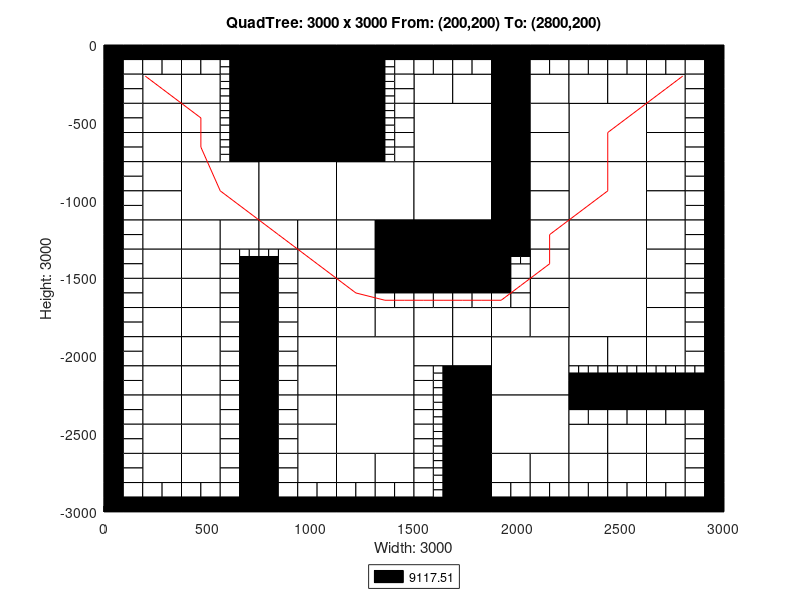

Write the MATLAB code that produced this figure.
axis([0 3000 -3000 0]);
title('QuadTree: 3000 x 3000 From: (200,200) To: (2800,200)');
xlabel('Width: 3000');
ylabel('Height: 3000');
rectangle('Position',[750 -375 375 375], 'FaceColor',[0 0 0]);
rectangle('Position',[750 -750 375 375], 'FaceColor',[0 0 0]);
rectangle('Position',[375 -1125 375 375], 'FaceColor',[1 1 1]);
rectangle('Position',[750 -1125 375 375], 'FaceColor',[1 1 1]);
rectangle('Position',[1125 -1125 375 375], 'FaceColor',[1 1 1]);
rectangle('Position',[1500 -750 375 375], 'FaceColor',[1 1 1]);
rectangle('Position',[2250 -750 375 375], 'FaceColor',[1 1 1]);
rectangle('Position',[1500 -1125 375 375], 'FaceColor',[1 1 1]);
rectangle('Position',[1500 -1500 375 375], 'FaceColor',[0 0 0]);
rectangle('Position',[2250 -1125 375 375], 'FaceColor',[1 1 1]);
rectangle('Position',[2250 -1500 375 375], 'FaceColor',[1 1 1]);
rectangle('Position',[1125 -2250 375 375], 'FaceColor',[1 1 1]);
rectangle('Position',[1125 -2625 375 375], 'FaceColor',[1 1 1]);
rectangle('Position',[1875 -2250 375 375], 'FaceColor',[1 1 1]);
rectangle('Position',[2250 -1875 375 375], 'FaceColor',[1 1 1]);
rectangle('Position',[1875 -2625 375 375], 'FaceColor',[1 1 1]);
rectangle('Position',[187.5 -375 187.5 187.5], 'FaceColor',[1 1 1]);
rectangle('Position',[375 -375 187.5 187.5], 'FaceColor',[1 1 1]);
rectangle('Position',[187.5 -562.5 187.5 187.5], 'FaceColor',[1 1 1]);
rectangle('Position',[187.5 -750 187.5 187.5], 'FaceColor',[1 1 1]);
rectangle('Position',[375 -562.5 187.5 187.5], 'FaceColor',[1 1 1]);
rectangle('Position',[375 -750 187.5 187.5], 'FaceColor',[1 1 1]);
rectangle('Position',[1125 -187.5 187.5 187.5], 'FaceColor',[0 0 0]);
rectangle('Position',[1125 -375 187.5 187.5], 'FaceColor',[0 0 0]);
rectangle('Position',[1125 -562.5 187.5 187.5], 'FaceColor',[0 0 0]);
rectangle('Position',[1125 -750 187.5 187.5], 'FaceColor',[0 0 0]);
rectangle('Position',[187.5 -937.5 187.5 187.5], 'FaceColor',[1 1 1]);
rectangle('Position',[187.5 -1125 187.5 187.5], 'FaceColor',[1 1 1]);
rectangle('Position',[187.5 -1312.5 187.5 187.5], 'FaceColor',[1 1 1]);
rectangle('Position',[187.5 -1500 187.5 187.5], 'FaceColor',[1 1 1]);
rectangle('Position',[375 -1312.5 187.5 187.5], 'FaceColor',[1 1 1]);
rectangle('Position',[562.5 -1312.5 187.5 187.5], 'FaceColor',[1 1 1]);
rectangle('Position',[375 -1500 187.5 187.5], 'FaceColor',[1 1 1]);
rectangle('Position',[750 -1312.5 187.5 187.5], 'FaceColor',[1 1 1]);
rectangle('Position',[937.5 -1312.5 187.5 187.5], 'FaceColor',[1 1 1]);
rectangle('Position',[937.5 -1500 187.5 187.5], 'FaceColor',[1 1 1]);
rectangle('Position',[1125 -1312.5 187.5 187.5], 'FaceColor',[1 1 1]);
rectangle('Position',[1312.5 -1312.5 187.5 187.5], 'FaceColor',[0 0 0]);
rectangle('Position',[1125 -1500 187.5 187.5], 'FaceColor',[1 1 1]);
rectangle('Position',[1312.5 -1500 187.5 187.5], 'FaceColor',[0 0 0]);
rectangle('Position',[1500 -375 187.5 187.5], 'FaceColor',[1 1 1]);
rectangle('Position',[1687.5 -375 187.5 187.5], 'FaceColor',[1 1 1]);
rectangle('Position',[1875 -187.5 187.5 187.5], 'FaceColor',[0 0 0]);
rectangle('Position',[1875 -375 187.5 187.5], 'FaceColor',[0 0 0]);
rectangle('Position',[2062.5 -375 187.5 187.5], 'FaceColor',[1 1 1]);
rectangle('Position',[1875 -562.5 187.5 187.5], 'FaceColor',[0 0 0]);
rectangle('Position',[2062.5 -562.5 187.5 187.5], 'FaceColor',[1 1 1]);
rectangle('Position',[1875 -750 187.5 187.5], 'FaceColor',[0 0 0]);
rectangle('Position',[2062.5 -750 187.5 187.5], 'FaceColor',[1 1 1]);
rectangle('Position',[2250 -375 187.5 187.5], 'FaceColor',[1 1 1]);
rectangle('Position',[2437.5 -375 187.5 187.5], 'FaceColor',[1 1 1]);
rectangle('Position',[2625 -375 187.5 187.5], 'FaceColor',[1 1 1]);
rectangle('Position',[2625 -562.5 187.5 187.5], 'FaceColor',[1 1 1]);
rectangle('Position',[2625 -750 187.5 187.5], 'FaceColor',[1 1 1]);
rectangle('Position',[1875 -937.5 187.5 187.5], 'FaceColor',[0 0 0]);
rectangle('Position',[2062.5 -937.5 187.5 187.5], 'FaceColor',[1 1 1]);
rectangle('Position',[1875 -1125 187.5 187.5], 'FaceColor',[0 0 0]);
rectangle('Position',[2062.5 -1125 187.5 187.5], 'FaceColor',[1 1 1]);
rectangle('Position',[1875 -1312.5 187.5 187.5], 'FaceColor',[0 0 0]);
rectangle('Position',[2062.5 -1312.5 187.5 187.5], 'FaceColor',[1 1 1]);
rectangle('Position',[2062.5 -1500 187.5 187.5], 'FaceColor',[1 1 1]);
rectangle('Position',[2625 -937.5 187.5 187.5], 'FaceColor',[1 1 1]);
rectangle('Position',[2625 -1125 187.5 187.5], 'FaceColor',[1 1 1]);
rectangle('Position',[2625 -1312.5 187.5 187.5], 'FaceColor',[1 1 1]);
rectangle('Position',[2625 -1500 187.5 187.5], 'FaceColor',[1 1 1]);
rectangle('Position',[187.5 -1687.5 187.5 187.5], 'FaceColor',[1 1 1]);
rectangle('Position',[187.5 -1875 187.5 187.5], 'FaceColor',[1 1 1]);
rectangle('Position',[375 -1687.5 187.5 187.5], 'FaceColor',[1 1 1]);
rectangle('Position',[375 -1875 187.5 187.5], 'FaceColor',[1 1 1]);
rectangle('Position',[187.5 -2062.5 187.5 187.5], 'FaceColor',[1 1 1]);
rectangle('Position',[187.5 -2250 187.5 187.5], 'FaceColor',[1 1 1]);
rectangle('Position',[375 -2062.5 187.5 187.5], 'FaceColor',[1 1 1]);
rectangle('Position',[375 -2250 187.5 187.5], 'FaceColor',[1 1 1]);
rectangle('Position',[937.5 -1687.5 187.5 187.5], 'FaceColor',[1 1 1]);
rectangle('Position',[937.5 -1875 187.5 187.5], 'FaceColor',[1 1 1]);
rectangle('Position',[1125 -1687.5 187.5 187.5], 'FaceColor',[1 1 1]);
rectangle('Position',[1125 -1875 187.5 187.5], 'FaceColor',[1 1 1]);
rectangle('Position',[1312.5 -1875 187.5 187.5], 'FaceColor',[1 1 1]);
rectangle('Position',[937.5 -2062.5 187.5 187.5], 'FaceColor',[1 1 1]);
rectangle('Position',[937.5 -2250 187.5 187.5], 'FaceColor',[1 1 1]);
rectangle('Position',[187.5 -2437.5 187.5 187.5], 'FaceColor',[1 1 1]);
rectangle('Position',[187.5 -2625 187.5 187.5], 'FaceColor',[1 1 1]);
rectangle('Position',[375 -2437.5 187.5 187.5], 'FaceColor',[1 1 1]);
rectangle('Position',[375 -2625 187.5 187.5], 'FaceColor',[1 1 1]);
rectangle('Position',[187.5 -2812.5 187.5 187.5], 'FaceColor',[1 1 1]);
rectangle('Position',[375 -2812.5 187.5 187.5], 'FaceColor',[1 1 1]);
rectangle('Position',[937.5 -2437.5 187.5 187.5], 'FaceColor',[1 1 1]);
rectangle('Position',[937.5 -2625 187.5 187.5], 'FaceColor',[1 1 1]);
rectangle('Position',[937.5 -2812.5 187.5 187.5], 'FaceColor',[1 1 1]);
rectangle('Position',[1125 -2812.5 187.5 187.5], 'FaceColor',[1 1 1]);
rectangle('Position',[1312.5 -2812.5 187.5 187.5], 'FaceColor',[1 1 1]);
rectangle('Position',[1500 -1875 187.5 187.5], 'FaceColor',[1 1 1]);
rectangle('Position',[1687.5 -1875 187.5 187.5], 'FaceColor',[1 1 1]);
rectangle('Position',[2062.5 -1687.5 187.5 187.5], 'FaceColor',[1 1 1]);
rectangle('Position',[1875 -1875 187.5 187.5], 'FaceColor',[1 1 1]);
rectangle('Position',[2062.5 -1875 187.5 187.5], 'FaceColor',[1 1 1]);
rectangle('Position',[1500 -2062.5 187.5 187.5], 'FaceColor',[1 1 1]);
rectangle('Position',[1687.5 -2062.5 187.5 187.5], 'FaceColor',[1 1 1]);
rectangle('Position',[1687.5 -2250 187.5 187.5], 'FaceColor',[0 0 0]);
rectangle('Position',[2625 -1687.5 187.5 187.5], 'FaceColor',[1 1 1]);
rectangle('Position',[2625 -1875 187.5 187.5], 'FaceColor',[1 1 1]);
rectangle('Position',[2250 -2062.5 187.5 187.5], 'FaceColor',[1 1 1]);
rectangle('Position',[2437.5 -2062.5 187.5 187.5], 'FaceColor',[1 1 1]);
rectangle('Position',[2625 -2062.5 187.5 187.5], 'FaceColor',[1 1 1]);
rectangle('Position',[1687.5 -2437.5 187.5 187.5], 'FaceColor',[0 0 0]);
rectangle('Position',[1687.5 -2625 187.5 187.5], 'FaceColor',[0 0 0]);
rectangle('Position',[1687.5 -2812.5 187.5 187.5], 'FaceColor',[0 0 0]);
rectangle('Position',[1687.5 -3000 187.5 187.5], 'FaceColor',[0 0 0]);
rectangle('Position',[1875 -2812.5 187.5 187.5], 'FaceColor',[1 1 1]);
rectangle('Position',[2062.5 -2812.5 187.5 187.5], 'FaceColor',[1 1 1]);
rectangle('Position',[2250 -2625 187.5 187.5], 'FaceColor',[1 1 1]);
rectangle('Position',[2437.5 -2625 187.5 187.5], 'FaceColor',[1 1 1]);
rectangle('Position',[2625 -2625 187.5 187.5], 'FaceColor',[1 1 1]);
rectangle('Position',[2250 -2812.5 187.5 187.5], 'FaceColor',[1 1 1]);
rectangle('Position',[2437.5 -2812.5 187.5 187.5], 'FaceColor',[1 1 1]);
rectangle('Position',[2625 -2812.5 187.5 187.5], 'FaceColor',[1 1 1]);
rectangle('Position',[0 -93.75 93.75 93.75], 'FaceColor',[0 0 0]);
rectangle('Position',[93.75 -93.75 93.75 93.75], 'FaceColor',[0 0 0]);
rectangle('Position',[0 -187.5 93.75 93.75], 'FaceColor',[0 0 0]);
rectangle('Position',[93.75 -187.5 93.75 93.75], 'FaceColor',[1 1 1]);
rectangle('Position',[187.5 -93.75 93.75 93.75], 'FaceColor',[0 0 0]);
rectangle('Position',[281.25 -93.75 93.75 93.75], 'FaceColor',[0 0 0]);
rectangle('Position',[187.5 -187.5 93.75 93.75], 'FaceColor',[1 1 1]);
rectangle('Position',[281.25 -187.5 93.75 93.75], 'FaceColor',[1 1 1]);
rectangle('Position',[0 -281.25 93.75 93.75], 'FaceColor',[0 0 0]);
rectangle('Position',[93.75 -281.25 93.75 93.75], 'FaceColor',[1 1 1]);
rectangle('Position',[0 -375 93.75 93.75], 'FaceColor',[0 0 0]);
rectangle('Position',[93.75 -375 93.75 93.75], 'FaceColor',[1 1 1]);
rectangle('Position',[375 -93.75 93.75 93.75], 'FaceColor',[0 0 0]);
rectangle('Position',[468.75 -93.75 93.75 93.75], 'FaceColor',[0 0 0]);
rectangle('Position',[375 -187.5 93.75 93.75], 'FaceColor',[1 1 1]);
rectangle('Position',[468.75 -187.5 93.75 93.75], 'FaceColor',[1 1 1]);
rectangle('Position',[562.5 -93.75 93.75 93.75], 'FaceColor',[0 0 0]);
rectangle('Position',[656.25 -93.75 93.75 93.75], 'FaceColor',[0 0 0]);
rectangle('Position',[656.25 -187.5 93.75 93.75], 'FaceColor',[0 0 0]);
rectangle('Position',[656.25 -281.25 93.75 93.75], 'FaceColor',[0 0 0]);
rectangle('Position',[656.25 -375 93.75 93.75], 'FaceColor',[0 0 0]);
rectangle('Position',[0 -468.75 93.75 93.75], 'FaceColor',[0 0 0]);
rectangle('Position',[93.75 -468.75 93.75 93.75], 'FaceColor',[1 1 1]);
rectangle('Position',[0 -562.5 93.75 93.75], 'FaceColor',[0 0 0]);
rectangle('Position',[93.75 -562.5 93.75 93.75], 'FaceColor',[1 1 1]);
rectangle('Position',[0 -656.25 93.75 93.75], 'FaceColor',[0 0 0]);
rectangle('Position',[93.75 -656.25 93.75 93.75], 'FaceColor',[1 1 1]);
rectangle('Position',[0 -750 93.75 93.75], 'FaceColor',[0 0 0]);
rectangle('Position',[93.75 -750 93.75 93.75], 'FaceColor',[1 1 1]);
rectangle('Position',[656.25 -468.75 93.75 93.75], 'FaceColor',[0 0 0]);
rectangle('Position',[656.25 -562.5 93.75 93.75], 'FaceColor',[0 0 0]);
rectangle('Position',[656.25 -656.25 93.75 93.75], 'FaceColor',[0 0 0]);
rectangle('Position',[656.25 -750 93.75 93.75], 'FaceColor',[0 0 0]);
rectangle('Position',[1312.5 -93.75 93.75 93.75], 'FaceColor',[0 0 0]);
rectangle('Position',[1406.25 -93.75 93.75 93.75], 'FaceColor',[0 0 0]);
rectangle('Position',[1406.25 -187.5 93.75 93.75], 'FaceColor',[1 1 1]);
rectangle('Position',[1406.25 -281.25 93.75 93.75], 'FaceColor',[1 1 1]);
rectangle('Position',[1406.25 -375 93.75 93.75], 'FaceColor',[1 1 1]);
rectangle('Position',[1406.25 -468.75 93.75 93.75], 'FaceColor',[1 1 1]);
rectangle('Position',[1406.25 -562.5 93.75 93.75], 'FaceColor',[1 1 1]);
rectangle('Position',[1406.25 -656.25 93.75 93.75], 'FaceColor',[1 1 1]);
rectangle('Position',[1406.25 -750 93.75 93.75], 'FaceColor',[1 1 1]);
rectangle('Position',[0 -843.75 93.75 93.75], 'FaceColor',[0 0 0]);
rectangle('Position',[93.75 -843.75 93.75 93.75], 'FaceColor',[1 1 1]);
rectangle('Position',[0 -937.5 93.75 93.75], 'FaceColor',[0 0 0]);
rectangle('Position',[93.75 -937.5 93.75 93.75], 'FaceColor',[1 1 1]);
rectangle('Position',[0 -1031.25 93.75 93.75], 'FaceColor',[0 0 0]);
rectangle('Position',[93.75 -1031.25 93.75 93.75], 'FaceColor',[1 1 1]);
rectangle('Position',[0 -1125 93.75 93.75], 'FaceColor',[0 0 0]);
rectangle('Position',[93.75 -1125 93.75 93.75], 'FaceColor',[1 1 1]);
rectangle('Position',[0 -1218.75 93.75 93.75], 'FaceColor',[0 0 0]);
rectangle('Position',[93.75 -1218.75 93.75 93.75], 'FaceColor',[1 1 1]);
rectangle('Position',[0 -1312.5 93.75 93.75], 'FaceColor',[0 0 0]);
rectangle('Position',[93.75 -1312.5 93.75 93.75], 'FaceColor',[1 1 1]);
rectangle('Position',[0 -1406.25 93.75 93.75], 'FaceColor',[0 0 0]);
rectangle('Position',[93.75 -1406.25 93.75 93.75], 'FaceColor',[1 1 1]);
rectangle('Position',[0 -1500 93.75 93.75], 'FaceColor',[0 0 0]);
rectangle('Position',[93.75 -1500 93.75 93.75], 'FaceColor',[1 1 1]);
rectangle('Position',[562.5 -1406.25 93.75 93.75], 'FaceColor',[1 1 1]);
rectangle('Position',[562.5 -1500 93.75 93.75], 'FaceColor',[1 1 1]);
rectangle('Position',[656.25 -1500 93.75 93.75], 'FaceColor',[0 0 0]);
rectangle('Position',[843.75 -1406.25 93.75 93.75], 'FaceColor',[1 1 1]);
rectangle('Position',[750 -1500 93.75 93.75], 'FaceColor',[0 0 0]);
rectangle('Position',[843.75 -1500 93.75 93.75], 'FaceColor',[1 1 1]);
rectangle('Position',[1500 -93.75 93.75 93.75], 'FaceColor',[0 0 0]);
rectangle('Position',[1593.75 -93.75 93.75 93.75], 'FaceColor',[0 0 0]);
rectangle('Position',[1500 -187.5 93.75 93.75], 'FaceColor',[1 1 1]);
rectangle('Position',[1593.75 -187.5 93.75 93.75], 'FaceColor',[1 1 1]);
rectangle('Position',[1687.5 -93.75 93.75 93.75], 'FaceColor',[0 0 0]);
rectangle('Position',[1781.25 -93.75 93.75 93.75], 'FaceColor',[0 0 0]);
rectangle('Position',[1687.5 -187.5 93.75 93.75], 'FaceColor',[1 1 1]);
rectangle('Position',[1781.25 -187.5 93.75 93.75], 'FaceColor',[1 1 1]);
rectangle('Position',[2062.5 -93.75 93.75 93.75], 'FaceColor',[0 0 0]);
rectangle('Position',[2156.25 -93.75 93.75 93.75], 'FaceColor',[0 0 0]);
rectangle('Position',[2062.5 -187.5 93.75 93.75], 'FaceColor',[1 1 1]);
rectangle('Position',[2156.25 -187.5 93.75 93.75], 'FaceColor',[1 1 1]);
rectangle('Position',[2250 -93.75 93.75 93.75], 'FaceColor',[0 0 0]);
rectangle('Position',[2343.75 -93.75 93.75 93.75], 'FaceColor',[0 0 0]);
rectangle('Position',[2250 -187.5 93.75 93.75], 'FaceColor',[1 1 1]);
rectangle('Position',[2343.75 -187.5 93.75 93.75], 'FaceColor',[1 1 1]);
rectangle('Position',[2437.5 -93.75 93.75 93.75], 'FaceColor',[0 0 0]);
rectangle('Position',[2531.25 -93.75 93.75 93.75], 'FaceColor',[0 0 0]);
rectangle('Position',[2437.5 -187.5 93.75 93.75], 'FaceColor',[1 1 1]);
rectangle('Position',[2531.25 -187.5 93.75 93.75], 'FaceColor',[1 1 1]);
rectangle('Position',[2625 -93.75 93.75 93.75], 'FaceColor',[0 0 0]);
rectangle('Position',[2718.75 -93.75 93.75 93.75], 'FaceColor',[0 0 0]);
rectangle('Position',[2625 -187.5 93.75 93.75], 'FaceColor',[1 1 1]);
rectangle('Position',[2718.75 -187.5 93.75 93.75], 'FaceColor',[1 1 1]);
rectangle('Position',[2812.5 -93.75 93.75 93.75], 'FaceColor',[0 0 0]);
rectangle('Position',[2906.25 -93.75 93.75 93.75], 'FaceColor',[0 0 0]);
rectangle('Position',[2812.5 -187.5 93.75 93.75], 'FaceColor',[1 1 1]);
rectangle('Position',[2906.25 -187.5 93.75 93.75], 'FaceColor',[0 0 0]);
rectangle('Position',[2812.5 -281.25 93.75 93.75], 'FaceColor',[1 1 1]);
rectangle('Position',[2906.25 -281.25 93.75 93.75], 'FaceColor',[0 0 0]);
rectangle('Position',[2812.5 -375 93.75 93.75], 'FaceColor',[1 1 1]);
rectangle('Position',[2906.25 -375 93.75 93.75], 'FaceColor',[0 0 0]);
rectangle('Position',[2812.5 -468.75 93.75 93.75], 'FaceColor',[1 1 1]);
rectangle('Position',[2906.25 -468.75 93.75 93.75], 'FaceColor',[0 0 0]);
rectangle('Position',[2812.5 -562.5 93.75 93.75], 'FaceColor',[1 1 1]);
rectangle('Position',[2906.25 -562.5 93.75 93.75], 'FaceColor',[0 0 0]);
rectangle('Position',[2812.5 -656.25 93.75 93.75], 'FaceColor',[1 1 1]);
rectangle('Position',[2906.25 -656.25 93.75 93.75], 'FaceColor',[0 0 0]);
rectangle('Position',[2812.5 -750 93.75 93.75], 'FaceColor',[1 1 1]);
rectangle('Position',[2906.25 -750 93.75 93.75], 'FaceColor',[0 0 0]);
rectangle('Position',[1875 -1406.25 93.75 93.75], 'FaceColor',[0 0 0]);
rectangle('Position',[1875 -1500 93.75 93.75], 'FaceColor',[0 0 0]);
rectangle('Position',[1968.75 -1500 93.75 93.75], 'FaceColor',[1 1 1]);
rectangle('Position',[2812.5 -843.75 93.75 93.75], 'FaceColor',[1 1 1]);
rectangle('Position',[2906.25 -843.75 93.75 93.75], 'FaceColor',[0 0 0]);
rectangle('Position',[2812.5 -937.5 93.75 93.75], 'FaceColor',[1 1 1]);
rectangle('Position',[2906.25 -937.5 93.75 93.75], 'FaceColor',[0 0 0]);
rectangle('Position',[2812.5 -1031.25 93.75 93.75], 'FaceColor',[1 1 1]);
rectangle('Position',[2906.25 -1031.25 93.75 93.75], 'FaceColor',[0 0 0]);
rectangle('Position',[2812.5 -1125 93.75 93.75], 'FaceColor',[1 1 1]);
rectangle('Position',[2906.25 -1125 93.75 93.75], 'FaceColor',[0 0 0]);
rectangle('Position',[2812.5 -1218.75 93.75 93.75], 'FaceColor',[1 1 1]);
rectangle('Position',[2906.25 -1218.75 93.75 93.75], 'FaceColor',[0 0 0]);
rectangle('Position',[2812.5 -1312.5 93.75 93.75], 'FaceColor',[1 1 1]);
rectangle('Position',[2906.25 -1312.5 93.75 93.75], 'FaceColor',[0 0 0]);
rectangle('Position',[2812.5 -1406.25 93.75 93.75], 'FaceColor',[1 1 1]);
rectangle('Position',[2906.25 -1406.25 93.75 93.75], 'FaceColor',[0 0 0]);
rectangle('Position',[2812.5 -1500 93.75 93.75], 'FaceColor',[1 1 1]);
rectangle('Position',[2906.25 -1500 93.75 93.75], 'FaceColor',[0 0 0]);
rectangle('Position',[0 -1593.75 93.75 93.75], 'FaceColor',[0 0 0]);
rectangle('Position',[93.75 -1593.75 93.75 93.75], 'FaceColor',[1 1 1]);
rectangle('Position',[0 -1687.5 93.75 93.75], 'FaceColor',[0 0 0]);
rectangle('Position',[93.75 -1687.5 93.75 93.75], 'FaceColor',[1 1 1]);
rectangle('Position',[0 -1781.25 93.75 93.75], 'FaceColor',[0 0 0]);
rectangle('Position',[93.75 -1781.25 93.75 93.75], 'FaceColor',[1 1 1]);
rectangle('Position',[0 -1875 93.75 93.75], 'FaceColor',[0 0 0]);
rectangle('Position',[93.75 -1875 93.75 93.75], 'FaceColor',[1 1 1]);
rectangle('Position',[562.5 -1593.75 93.75 93.75], 'FaceColor',[1 1 1]);
rectangle('Position',[656.25 -1593.75 93.75 93.75], 'FaceColor',[0 0 0]);
rectangle('Position',[562.5 -1687.5 93.75 93.75], 'FaceColor',[1 1 1]);
rectangle('Position',[656.25 -1687.5 93.75 93.75], 'FaceColor',[0 0 0]);
rectangle('Position',[562.5 -1781.25 93.75 93.75], 'FaceColor',[1 1 1]);
rectangle('Position',[656.25 -1781.25 93.75 93.75], 'FaceColor',[0 0 0]);
rectangle('Position',[562.5 -1875 93.75 93.75], 'FaceColor',[1 1 1]);
rectangle('Position',[656.25 -1875 93.75 93.75], 'FaceColor',[0 0 0]);
rectangle('Position',[0 -1968.75 93.75 93.75], 'FaceColor',[0 0 0]);
rectangle('Position',[93.75 -1968.75 93.75 93.75], 'FaceColor',[1 1 1]);
rectangle('Position',[0 -2062.5 93.75 93.75], 'FaceColor',[0 0 0]);
rectangle('Position',[93.75 -2062.5 93.75 93.75], 'FaceColor',[1 1 1]);
rectangle('Position',[0 -2156.25 93.75 93.75], 'FaceColor',[0 0 0]);
rectangle('Position',[93.75 -2156.25 93.75 93.75], 'FaceColor',[1 1 1]);
rectangle('Position',[0 -2250 93.75 93.75], 'FaceColor',[0 0 0]);
rectangle('Position',[93.75 -2250 93.75 93.75], 'FaceColor',[1 1 1]);
rectangle('Position',[562.5 -1968.75 93.75 93.75], 'FaceColor',[1 1 1]);
rectangle('Position',[656.25 -1968.75 93.75 93.75], 'FaceColor',[0 0 0]);
rectangle('Position',[562.5 -2062.5 93.75 93.75], 'FaceColor',[1 1 1]);
rectangle('Position',[656.25 -2062.5 93.75 93.75], 'FaceColor',[0 0 0]);
rectangle('Position',[562.5 -2156.25 93.75 93.75], 'FaceColor',[1 1 1]);
rectangle('Position',[656.25 -2156.25 93.75 93.75], 'FaceColor',[0 0 0]);
rectangle('Position',[562.5 -2250 93.75 93.75], 'FaceColor',[1 1 1]);
rectangle('Position',[656.25 -2250 93.75 93.75], 'FaceColor',[0 0 0]);
rectangle('Position',[750 -1593.75 93.75 93.75], 'FaceColor',[0 0 0]);
rectangle('Position',[843.75 -1593.75 93.75 93.75], 'FaceColor',[1 1 1]);
rectangle('Position',[750 -1687.5 93.75 93.75], 'FaceColor',[0 0 0]);
rectangle('Position',[843.75 -1687.5 93.75 93.75], 'FaceColor',[1 1 1]);
rectangle('Position',[750 -1781.25 93.75 93.75], 'FaceColor',[0 0 0]);
rectangle('Position',[843.75 -1781.25 93.75 93.75], 'FaceColor',[1 1 1]);
rectangle('Position',[750 -1875 93.75 93.75], 'FaceColor',[0 0 0]);
rectangle('Position',[843.75 -1875 93.75 93.75], 'FaceColor',[1 1 1]);
rectangle('Position',[1312.5 -1593.75 93.75 93.75], 'FaceColor',[0 0 0]);
rectangle('Position',[1406.25 -1593.75 93.75 93.75], 'FaceColor',[0 0 0]);
rectangle('Position',[1312.5 -1687.5 93.75 93.75], 'FaceColor',[1 1 1]);
rectangle('Position',[1406.25 -1687.5 93.75 93.75], 'FaceColor',[1 1 1]);
rectangle('Position',[750 -1968.75 93.75 93.75], 'FaceColor',[0 0 0]);
rectangle('Position',[843.75 -1968.75 93.75 93.75], 'FaceColor',[1 1 1]);
rectangle('Position',[750 -2062.5 93.75 93.75], 'FaceColor',[0 0 0]);
rectangle('Position',[843.75 -2062.5 93.75 93.75], 'FaceColor',[1 1 1]);
rectangle('Position',[750 -2156.25 93.75 93.75], 'FaceColor',[0 0 0]);
rectangle('Position',[843.75 -2156.25 93.75 93.75], 'FaceColor',[1 1 1]);
rectangle('Position',[750 -2250 93.75 93.75], 'FaceColor',[0 0 0]);
rectangle('Position',[843.75 -2250 93.75 93.75], 'FaceColor',[1 1 1]);
rectangle('Position',[0 -2343.75 93.75 93.75], 'FaceColor',[0 0 0]);
rectangle('Position',[93.75 -2343.75 93.75 93.75], 'FaceColor',[1 1 1]);
rectangle('Position',[0 -2437.5 93.75 93.75], 'FaceColor',[0 0 0]);
rectangle('Position',[93.75 -2437.5 93.75 93.75], 'FaceColor',[1 1 1]);
rectangle('Position',[0 -2531.25 93.75 93.75], 'FaceColor',[0 0 0]);
rectangle('Position',[93.75 -2531.25 93.75 93.75], 'FaceColor',[1 1 1]);
rectangle('Position',[0 -2625 93.75 93.75], 'FaceColor',[0 0 0]);
rectangle('Position',[93.75 -2625 93.75 93.75], 'FaceColor',[1 1 1]);
rectangle('Position',[562.5 -2343.75 93.75 93.75], 'FaceColor',[1 1 1]);
rectangle('Position',[656.25 -2343.75 93.75 93.75], 'FaceColor',[0 0 0]);
rectangle('Position',[562.5 -2437.5 93.75 93.75], 'FaceColor',[1 1 1]);
rectangle('Position',[656.25 -2437.5 93.75 93.75], 'FaceColor',[0 0 0]);
rectangle('Position',[562.5 -2531.25 93.75 93.75], 'FaceColor',[1 1 1]);
rectangle('Position',[656.25 -2531.25 93.75 93.75], 'FaceColor',[0 0 0]);
rectangle('Position',[562.5 -2625 93.75 93.75], 'FaceColor',[1 1 1]);
rectangle('Position',[656.25 -2625 93.75 93.75], 'FaceColor',[0 0 0]);
rectangle('Position',[0 -2718.75 93.75 93.75], 'FaceColor',[0 0 0]);
rectangle('Position',[93.75 -2718.75 93.75 93.75], 'FaceColor',[1 1 1]);
rectangle('Position',[0 -2812.5 93.75 93.75], 'FaceColor',[0 0 0]);
rectangle('Position',[93.75 -2812.5 93.75 93.75], 'FaceColor',[1 1 1]);
rectangle('Position',[0 -2906.25 93.75 93.75], 'FaceColor',[0 0 0]);
rectangle('Position',[93.75 -2906.25 93.75 93.75], 'FaceColor',[1 1 1]);
rectangle('Position',[0 -3000 93.75 93.75], 'FaceColor',[0 0 0]);
rectangle('Position',[93.75 -3000 93.75 93.75], 'FaceColor',[0 0 0]);
rectangle('Position',[187.5 -2906.25 93.75 93.75], 'FaceColor',[1 1 1]);
rectangle('Position',[281.25 -2906.25 93.75 93.75], 'FaceColor',[1 1 1]);
rectangle('Position',[187.5 -3000 93.75 93.75], 'FaceColor',[0 0 0]);
rectangle('Position',[281.25 -3000 93.75 93.75], 'FaceColor',[0 0 0]);
rectangle('Position',[562.5 -2718.75 93.75 93.75], 'FaceColor',[1 1 1]);
rectangle('Position',[656.25 -2718.75 93.75 93.75], 'FaceColor',[0 0 0]);
rectangle('Position',[562.5 -2812.5 93.75 93.75], 'FaceColor',[1 1 1]);
rectangle('Position',[656.25 -2812.5 93.75 93.75], 'FaceColor',[0 0 0]);
rectangle('Position',[375 -2906.25 93.75 93.75], 'FaceColor',[1 1 1]);
rectangle('Position',[468.75 -2906.25 93.75 93.75], 'FaceColor',[1 1 1]);
rectangle('Position',[375 -3000 93.75 93.75], 'FaceColor',[0 0 0]);
rectangle('Position',[468.75 -3000 93.75 93.75], 'FaceColor',[0 0 0]);
rectangle('Position',[562.5 -2906.25 93.75 93.75], 'FaceColor',[1 1 1]);
rectangle('Position',[656.25 -2906.25 93.75 93.75], 'FaceColor',[0 0 0]);
rectangle('Position',[562.5 -3000 93.75 93.75], 'FaceColor',[0 0 0]);
rectangle('Position',[656.25 -3000 93.75 93.75], 'FaceColor',[0 0 0]);
rectangle('Position',[750 -2343.75 93.75 93.75], 'FaceColor',[0 0 0]);
rectangle('Position',[843.75 -2343.75 93.75 93.75], 'FaceColor',[1 1 1]);
rectangle('Position',[750 -2437.5 93.75 93.75], 'FaceColor',[0 0 0]);
rectangle('Position',[843.75 -2437.5 93.75 93.75], 'FaceColor',[1 1 1]);
rectangle('Position',[750 -2531.25 93.75 93.75], 'FaceColor',[0 0 0]);
rectangle('Position',[843.75 -2531.25 93.75 93.75], 'FaceColor',[1 1 1]);
rectangle('Position',[750 -2625 93.75 93.75], 'FaceColor',[0 0 0]);
rectangle('Position',[843.75 -2625 93.75 93.75], 'FaceColor',[1 1 1]);
rectangle('Position',[750 -2718.75 93.75 93.75], 'FaceColor',[0 0 0]);
rectangle('Position',[843.75 -2718.75 93.75 93.75], 'FaceColor',[1 1 1]);
rectangle('Position',[750 -2812.5 93.75 93.75], 'FaceColor',[0 0 0]);
rectangle('Position',[843.75 -2812.5 93.75 93.75], 'FaceColor',[1 1 1]);
rectangle('Position',[750 -2906.25 93.75 93.75], 'FaceColor',[0 0 0]);
rectangle('Position',[843.75 -2906.25 93.75 93.75], 'FaceColor',[1 1 1]);
rectangle('Position',[750 -3000 93.75 93.75], 'FaceColor',[0 0 0]);
rectangle('Position',[843.75 -3000 93.75 93.75], 'FaceColor',[0 0 0]);
rectangle('Position',[937.5 -2906.25 93.75 93.75], 'FaceColor',[1 1 1]);
rectangle('Position',[1031.25 -2906.25 93.75 93.75], 'FaceColor',[1 1 1]);
rectangle('Position',[937.5 -3000 93.75 93.75], 'FaceColor',[0 0 0]);
rectangle('Position',[1031.25 -3000 93.75 93.75], 'FaceColor',[0 0 0]);
rectangle('Position',[1125 -2906.25 93.75 93.75], 'FaceColor',[1 1 1]);
rectangle('Position',[1218.75 -2906.25 93.75 93.75], 'FaceColor',[1 1 1]);
rectangle('Position',[1125 -3000 93.75 93.75], 'FaceColor',[0 0 0]);
rectangle('Position',[1218.75 -3000 93.75 93.75], 'FaceColor',[0 0 0]);
rectangle('Position',[1312.5 -2906.25 93.75 93.75], 'FaceColor',[1 1 1]);
rectangle('Position',[1406.25 -2906.25 93.75 93.75], 'FaceColor',[1 1 1]);
rectangle('Position',[1312.5 -3000 93.75 93.75], 'FaceColor',[0 0 0]);
rectangle('Position',[1406.25 -3000 93.75 93.75], 'FaceColor',[0 0 0]);
rectangle('Position',[1500 -1593.75 93.75 93.75], 'FaceColor',[0 0 0]);
rectangle('Position',[1593.75 -1593.75 93.75 93.75], 'FaceColor',[0 0 0]);
rectangle('Position',[1500 -1687.5 93.75 93.75], 'FaceColor',[1 1 1]);
rectangle('Position',[1593.75 -1687.5 93.75 93.75], 'FaceColor',[1 1 1]);
rectangle('Position',[1687.5 -1593.75 93.75 93.75], 'FaceColor',[0 0 0]);
rectangle('Position',[1781.25 -1593.75 93.75 93.75], 'FaceColor',[0 0 0]);
rectangle('Position',[1687.5 -1687.5 93.75 93.75], 'FaceColor',[1 1 1]);
rectangle('Position',[1781.25 -1687.5 93.75 93.75], 'FaceColor',[1 1 1]);
rectangle('Position',[1875 -1593.75 93.75 93.75], 'FaceColor',[0 0 0]);
rectangle('Position',[1968.75 -1593.75 93.75 93.75], 'FaceColor',[1 1 1]);
rectangle('Position',[1875 -1687.5 93.75 93.75], 'FaceColor',[1 1 1]);
rectangle('Position',[1968.75 -1687.5 93.75 93.75], 'FaceColor',[1 1 1]);
rectangle('Position',[1500 -2156.25 93.75 93.75], 'FaceColor',[1 1 1]);
rectangle('Position',[1500 -2250 93.75 93.75], 'FaceColor',[1 1 1]);
rectangle('Position',[2812.5 -1593.75 93.75 93.75], 'FaceColor',[1 1 1]);
rectangle('Position',[2906.25 -1593.75 93.75 93.75], 'FaceColor',[0 0 0]);
rectangle('Position',[2812.5 -1687.5 93.75 93.75], 'FaceColor',[1 1 1]);
rectangle('Position',[2906.25 -1687.5 93.75 93.75], 'FaceColor',[0 0 0]);
rectangle('Position',[2812.5 -1781.25 93.75 93.75], 'FaceColor',[1 1 1]);
rectangle('Position',[2906.25 -1781.25 93.75 93.75], 'FaceColor',[0 0 0]);
rectangle('Position',[2812.5 -1875 93.75 93.75], 'FaceColor',[1 1 1]);
rectangle('Position',[2906.25 -1875 93.75 93.75], 'FaceColor',[0 0 0]);
rectangle('Position',[2250 -2250 93.75 93.75], 'FaceColor',[0 0 0]);
rectangle('Position',[2343.75 -2250 93.75 93.75], 'FaceColor',[0 0 0]);
rectangle('Position',[2437.5 -2250 93.75 93.75], 'FaceColor',[0 0 0]);
rectangle('Position',[2531.25 -2250 93.75 93.75], 'FaceColor',[0 0 0]);
rectangle('Position',[2812.5 -1968.75 93.75 93.75], 'FaceColor',[1 1 1]);
rectangle('Position',[2906.25 -1968.75 93.75 93.75], 'FaceColor',[0 0 0]);
rectangle('Position',[2812.5 -2062.5 93.75 93.75], 'FaceColor',[1 1 1]);
rectangle('Position',[2906.25 -2062.5 93.75 93.75], 'FaceColor',[0 0 0]);
rectangle('Position',[2625 -2250 93.75 93.75], 'FaceColor',[0 0 0]);
rectangle('Position',[2718.75 -2250 93.75 93.75], 'FaceColor',[0 0 0]);
rectangle('Position',[2906.25 -2156.25 93.75 93.75], 'FaceColor',[0 0 0]);
rectangle('Position',[2812.5 -2250 93.75 93.75], 'FaceColor',[0 0 0]);
rectangle('Position',[2906.25 -2250 93.75 93.75], 'FaceColor',[0 0 0]);
rectangle('Position',[1500 -2343.75 93.75 93.75], 'FaceColor',[1 1 1]);
rectangle('Position',[1500 -2437.5 93.75 93.75], 'FaceColor',[1 1 1]);
rectangle('Position',[1500 -2531.25 93.75 93.75], 'FaceColor',[1 1 1]);
rectangle('Position',[1500 -2625 93.75 93.75], 'FaceColor',[1 1 1]);
rectangle('Position',[1500 -2718.75 93.75 93.75], 'FaceColor',[1 1 1]);
rectangle('Position',[1500 -2812.5 93.75 93.75], 'FaceColor',[1 1 1]);
rectangle('Position',[1500 -2906.25 93.75 93.75], 'FaceColor',[1 1 1]);
rectangle('Position',[1500 -3000 93.75 93.75], 'FaceColor',[0 0 0]);
rectangle('Position',[1593.75 -3000 93.75 93.75], 'FaceColor',[0 0 0]);
rectangle('Position',[1875 -2906.25 93.75 93.75], 'FaceColor',[1 1 1]);
rectangle('Position',[1968.75 -2906.25 93.75 93.75], 'FaceColor',[1 1 1]);
rectangle('Position',[1875 -3000 93.75 93.75], 'FaceColor',[0 0 0]);
rectangle('Position',[1968.75 -3000 93.75 93.75], 'FaceColor',[0 0 0]);
rectangle('Position',[2062.5 -2906.25 93.75 93.75], 'FaceColor',[1 1 1]);
rectangle('Position',[2156.25 -2906.25 93.75 93.75], 'FaceColor',[1 1 1]);
rectangle('Position',[2062.5 -3000 93.75 93.75], 'FaceColor',[0 0 0]);
rectangle('Position',[2156.25 -3000 93.75 93.75], 'FaceColor',[0 0 0]);
rectangle('Position',[2250 -2343.75 93.75 93.75], 'FaceColor',[0 0 0]);
rectangle('Position',[2343.75 -2343.75 93.75 93.75], 'FaceColor',[0 0 0]);
rectangle('Position',[2250 -2437.5 93.75 93.75], 'FaceColor',[1 1 1]);
rectangle('Position',[2343.75 -2437.5 93.75 93.75], 'FaceColor',[1 1 1]);
rectangle('Position',[2437.5 -2343.75 93.75 93.75], 'FaceColor',[0 0 0]);
rectangle('Position',[2531.25 -2343.75 93.75 93.75], 'FaceColor',[0 0 0]);
rectangle('Position',[2437.5 -2437.5 93.75 93.75], 'FaceColor',[1 1 1]);
rectangle('Position',[2531.25 -2437.5 93.75 93.75], 'FaceColor',[1 1 1]);
rectangle('Position',[2625 -2343.75 93.75 93.75], 'FaceColor',[0 0 0]);
rectangle('Position',[2718.75 -2343.75 93.75 93.75], 'FaceColor',[0 0 0]);
rectangle('Position',[2625 -2437.5 93.75 93.75], 'FaceColor',[1 1 1]);
rectangle('Position',[2718.75 -2437.5 93.75 93.75], 'FaceColor',[1 1 1]);
rectangle('Position',[2812.5 -2343.75 93.75 93.75], 'FaceColor',[0 0 0]);
rectangle('Position',[2906.25 -2343.75 93.75 93.75], 'FaceColor',[0 0 0]);
rectangle('Position',[2812.5 -2437.5 93.75 93.75], 'FaceColor',[1 1 1]);
rectangle('Position',[2906.25 -2437.5 93.75 93.75], 'FaceColor',[0 0 0]);
rectangle('Position',[2812.5 -2531.25 93.75 93.75], 'FaceColor',[1 1 1]);
rectangle('Position',[2906.25 -2531.25 93.75 93.75], 'FaceColor',[0 0 0]);
rectangle('Position',[2812.5 -2625 93.75 93.75], 'FaceColor',[1 1 1]);
rectangle('Position',[2906.25 -2625 93.75 93.75], 'FaceColor',[0 0 0]);
rectangle('Position',[2250 -2906.25 93.75 93.75], 'FaceColor',[1 1 1]);
rectangle('Position',[2343.75 -2906.25 93.75 93.75], 'FaceColor',[1 1 1]);
rectangle('Position',[2250 -3000 93.75 93.75], 'FaceColor',[0 0 0]);
rectangle('Position',[2343.75 -3000 93.75 93.75], 'FaceColor',[0 0 0]);
rectangle('Position',[2437.5 -2906.25 93.75 93.75], 'FaceColor',[1 1 1]);
rectangle('Position',[2531.25 -2906.25 93.75 93.75], 'FaceColor',[1 1 1]);
rectangle('Position',[2437.5 -3000 93.75 93.75], 'FaceColor',[0 0 0]);
rectangle('Position',[2531.25 -3000 93.75 93.75], 'FaceColor',[0 0 0]);
rectangle('Position',[2812.5 -2718.75 93.75 93.75], 'FaceColor',[1 1 1]);
rectangle('Position',[2906.25 -2718.75 93.75 93.75], 'FaceColor',[0 0 0]);
rectangle('Position',[2812.5 -2812.5 93.75 93.75], 'FaceColor',[1 1 1]);
rectangle('Position',[2906.25 -2812.5 93.75 93.75], 'FaceColor',[0 0 0]);
rectangle('Position',[2625 -2906.25 93.75 93.75], 'FaceColor',[1 1 1]);
rectangle('Position',[2718.75 -2906.25 93.75 93.75], 'FaceColor',[1 1 1]);
rectangle('Position',[2625 -3000 93.75 93.75], 'FaceColor',[0 0 0]);
rectangle('Position',[2718.75 -3000 93.75 93.75], 'FaceColor',[0 0 0]);
rectangle('Position',[2812.5 -2906.25 93.75 93.75], 'FaceColor',[1 1 1]);
rectangle('Position',[2906.25 -2906.25 93.75 93.75], 'FaceColor',[0 0 0]);
rectangle('Position',[2812.5 -3000 93.75 93.75], 'FaceColor',[0 0 0]);
rectangle('Position',[2906.25 -3000 93.75 93.75], 'FaceColor',[0 0 0]);
rectangle('Position',[562.5 -140.625 46.875 46.875], 'FaceColor',[1 1 1]);
rectangle('Position',[609.375 -140.625 46.875 46.875], 'FaceColor',[0 0 0]);
rectangle('Position',[562.5 -187.5 46.875 46.875], 'FaceColor',[1 1 1]);
rectangle('Position',[609.375 -187.5 46.875 46.875], 'FaceColor',[0 0 0]);
rectangle('Position',[562.5 -234.375 46.875 46.875], 'FaceColor',[1 1 1]);
rectangle('Position',[609.375 -234.375 46.875 46.875], 'FaceColor',[0 0 0]);
rectangle('Position',[562.5 -281.25 46.875 46.875], 'FaceColor',[1 1 1]);
rectangle('Position',[609.375 -281.25 46.875 46.875], 'FaceColor',[0 0 0]);
rectangle('Position',[562.5 -328.125 46.875 46.875], 'FaceColor',[1 1 1]);
rectangle('Position',[609.375 -328.125 46.875 46.875], 'FaceColor',[0 0 0]);
rectangle('Position',[562.5 -375 46.875 46.875], 'FaceColor',[1 1 1]);
rectangle('Position',[609.375 -375 46.875 46.875], 'FaceColor',[0 0 0]);
rectangle('Position',[562.5 -421.875 46.875 46.875], 'FaceColor',[1 1 1]);
rectangle('Position',[609.375 -421.875 46.875 46.875], 'FaceColor',[0 0 0]);
rectangle('Position',[562.5 -468.75 46.875 46.875], 'FaceColor',[1 1 1]);
rectangle('Position',[609.375 -468.75 46.875 46.875], 'FaceColor',[0 0 0]);
rectangle('Position',[562.5 -515.625 46.875 46.875], 'FaceColor',[1 1 1]);
rectangle('Position',[609.375 -515.625 46.875 46.875], 'FaceColor',[0 0 0]);
rectangle('Position',[562.5 -562.5 46.875 46.875], 'FaceColor',[1 1 1]);
rectangle('Position',[609.375 -562.5 46.875 46.875], 'FaceColor',[0 0 0]);
rectangle('Position',[562.5 -609.375 46.875 46.875], 'FaceColor',[1 1 1]);
rectangle('Position',[609.375 -609.375 46.875 46.875], 'FaceColor',[0 0 0]);
rectangle('Position',[562.5 -656.25 46.875 46.875], 'FaceColor',[1 1 1]);
rectangle('Position',[609.375 -656.25 46.875 46.875], 'FaceColor',[0 0 0]);
rectangle('Position',[562.5 -703.125 46.875 46.875], 'FaceColor',[1 1 1]);
rectangle('Position',[609.375 -703.125 46.875 46.875], 'FaceColor',[0 0 0]);
rectangle('Position',[562.5 -750 46.875 46.875], 'FaceColor',[1 1 1]);
rectangle('Position',[609.375 -750 46.875 46.875], 'FaceColor',[0 0 0]);
rectangle('Position',[1312.5 -140.625 46.875 46.875], 'FaceColor',[0 0 0]);
rectangle('Position',[1359.38 -140.625 46.875 46.875], 'FaceColor',[1 1 1]);
rectangle('Position',[1312.5 -187.5 46.875 46.875], 'FaceColor',[0 0 0]);
rectangle('Position',[1359.38 -187.5 46.875 46.875], 'FaceColor',[1 1 1]);
rectangle('Position',[1312.5 -234.375 46.875 46.875], 'FaceColor',[0 0 0]);
rectangle('Position',[1359.38 -234.375 46.875 46.875], 'FaceColor',[1 1 1]);
rectangle('Position',[1312.5 -281.25 46.875 46.875], 'FaceColor',[0 0 0]);
rectangle('Position',[1359.38 -281.25 46.875 46.875], 'FaceColor',[1 1 1]);
rectangle('Position',[1312.5 -328.125 46.875 46.875], 'FaceColor',[0 0 0]);
rectangle('Position',[1359.38 -328.125 46.875 46.875], 'FaceColor',[1 1 1]);
rectangle('Position',[1312.5 -375 46.875 46.875], 'FaceColor',[0 0 0]);
rectangle('Position',[1359.38 -375 46.875 46.875], 'FaceColor',[1 1 1]);
rectangle('Position',[1312.5 -421.875 46.875 46.875], 'FaceColor',[0 0 0]);
rectangle('Position',[1359.38 -421.875 46.875 46.875], 'FaceColor',[1 1 1]);
rectangle('Position',[1312.5 -468.75 46.875 46.875], 'FaceColor',[0 0 0]);
rectangle('Position',[1359.38 -468.75 46.875 46.875], 'FaceColor',[1 1 1]);
rectangle('Position',[1312.5 -515.625 46.875 46.875], 'FaceColor',[0 0 0]);
rectangle('Position',[1359.38 -515.625 46.875 46.875], 'FaceColor',[1 1 1]);
rectangle('Position',[1312.5 -562.5 46.875 46.875], 'FaceColor',[0 0 0]);
rectangle('Position',[1359.38 -562.5 46.875 46.875], 'FaceColor',[1 1 1]);
rectangle('Position',[1312.5 -609.375 46.875 46.875], 'FaceColor',[0 0 0]);
rectangle('Position',[1359.38 -609.375 46.875 46.875], 'FaceColor',[1 1 1]);
rectangle('Position',[1312.5 -656.25 46.875 46.875], 'FaceColor',[0 0 0]);
rectangle('Position',[1359.38 -656.25 46.875 46.875], 'FaceColor',[1 1 1]);
rectangle('Position',[1312.5 -703.125 46.875 46.875], 'FaceColor',[0 0 0]);
rectangle('Position',[1359.38 -703.125 46.875 46.875], 'FaceColor',[1 1 1]);
rectangle('Position',[1312.5 -750 46.875 46.875], 'FaceColor',[0 0 0]);
rectangle('Position',[1359.38 -750 46.875 46.875], 'FaceColor',[1 1 1]);
rectangle('Position',[656.25 -1359.38 46.875 46.875], 'FaceColor',[1 1 1]);
rectangle('Position',[703.125 -1359.38 46.875 46.875], 'FaceColor',[1 1 1]);
rectangle('Position',[656.25 -1406.25 46.875 46.875], 'FaceColor',[0 0 0]);
rectangle('Position',[703.125 -1406.25 46.875 46.875], 'FaceColor',[0 0 0]);
rectangle('Position',[750 -1359.38 46.875 46.875], 'FaceColor',[1 1 1]);
rectangle('Position',[796.875 -1359.38 46.875 46.875], 'FaceColor',[1 1 1]);
rectangle('Position',[750 -1406.25 46.875 46.875], 'FaceColor',[0 0 0]);
rectangle('Position',[796.875 -1406.25 46.875 46.875], 'FaceColor',[0 0 0]);
rectangle('Position',[1968.75 -1359.38 46.875 46.875], 'FaceColor',[0 0 0]);
rectangle('Position',[2015.62 -1359.38 46.875 46.875], 'FaceColor',[0 0 0]);
rectangle('Position',[1968.75 -1406.25 46.875 46.875], 'FaceColor',[1 1 1]);
rectangle('Position',[2015.62 -1406.25 46.875 46.875], 'FaceColor',[1 1 1]);
rectangle('Position',[1593.75 -2109.38 46.875 46.875], 'FaceColor',[1 1 1]);
rectangle('Position',[1640.62 -2109.38 46.875 46.875], 'FaceColor',[0 0 0]);
rectangle('Position',[1593.75 -2156.25 46.875 46.875], 'FaceColor',[1 1 1]);
rectangle('Position',[1640.62 -2156.25 46.875 46.875], 'FaceColor',[0 0 0]);
rectangle('Position',[1593.75 -2203.12 46.875 46.875], 'FaceColor',[1 1 1]);
rectangle('Position',[1640.62 -2203.12 46.875 46.875], 'FaceColor',[0 0 0]);
rectangle('Position',[1593.75 -2250 46.875 46.875], 'FaceColor',[1 1 1]);
rectangle('Position',[1640.62 -2250 46.875 46.875], 'FaceColor',[0 0 0]);
rectangle('Position',[2250 -2109.38 46.875 46.875], 'FaceColor',[1 1 1]);
rectangle('Position',[2296.88 -2109.38 46.875 46.875], 'FaceColor',[1 1 1]);
rectangle('Position',[2250 -2156.25 46.875 46.875], 'FaceColor',[0 0 0]);
rectangle('Position',[2296.88 -2156.25 46.875 46.875], 'FaceColor',[0 0 0]);
rectangle('Position',[2343.75 -2109.38 46.875 46.875], 'FaceColor',[1 1 1]);
rectangle('Position',[2390.62 -2109.38 46.875 46.875], 'FaceColor',[1 1 1]);
rectangle('Position',[2343.75 -2156.25 46.875 46.875], 'FaceColor',[0 0 0]);
rectangle('Position',[2390.62 -2156.25 46.875 46.875], 'FaceColor',[0 0 0]);
rectangle('Position',[2437.5 -2109.38 46.875 46.875], 'FaceColor',[1 1 1]);
rectangle('Position',[2484.38 -2109.38 46.875 46.875], 'FaceColor',[1 1 1]);
rectangle('Position',[2437.5 -2156.25 46.875 46.875], 'FaceColor',[0 0 0]);
rectangle('Position',[2484.38 -2156.25 46.875 46.875], 'FaceColor',[0 0 0]);
rectangle('Position',[2531.25 -2109.38 46.875 46.875], 'FaceColor',[1 1 1]);
rectangle('Position',[2578.12 -2109.38 46.875 46.875], 'FaceColor',[1 1 1]);
rectangle('Position',[2531.25 -2156.25 46.875 46.875], 'FaceColor',[0 0 0]);
rectangle('Position',[2578.12 -2156.25 46.875 46.875], 'FaceColor',[0 0 0]);
rectangle('Position',[2625 -2109.38 46.875 46.875], 'FaceColor',[1 1 1]);
rectangle('Position',[2671.88 -2109.38 46.875 46.875], 'FaceColor',[1 1 1]);
rectangle('Position',[2625 -2156.25 46.875 46.875], 'FaceColor',[0 0 0]);
rectangle('Position',[2671.88 -2156.25 46.875 46.875], 'FaceColor',[0 0 0]);
rectangle('Position',[2718.75 -2109.38 46.875 46.875], 'FaceColor',[1 1 1]);
rectangle('Position',[2765.62 -2109.38 46.875 46.875], 'FaceColor',[1 1 1]);
rectangle('Position',[2718.75 -2156.25 46.875 46.875], 'FaceColor',[0 0 0]);
rectangle('Position',[2765.62 -2156.25 46.875 46.875], 'FaceColor',[0 0 0]);
rectangle('Position',[2812.5 -2109.38 46.875 46.875], 'FaceColor',[1 1 1]);
rectangle('Position',[2859.38 -2109.38 46.875 46.875], 'FaceColor',[1 1 1]);
rectangle('Position',[2812.5 -2156.25 46.875 46.875], 'FaceColor',[0 0 0]);
rectangle('Position',[2859.38 -2156.25 46.875 46.875], 'FaceColor',[0 0 0]);
rectangle('Position',[1593.75 -2296.88 46.875 46.875], 'FaceColor',[1 1 1]);
rectangle('Position',[1640.62 -2296.88 46.875 46.875], 'FaceColor',[0 0 0]);
rectangle('Position',[1593.75 -2343.75 46.875 46.875], 'FaceColor',[1 1 1]);
rectangle('Position',[1640.62 -2343.75 46.875 46.875], 'FaceColor',[0 0 0]);
rectangle('Position',[1593.75 -2390.62 46.875 46.875], 'FaceColor',[1 1 1]);
rectangle('Position',[1640.62 -2390.62 46.875 46.875], 'FaceColor',[0 0 0]);
rectangle('Position',[1593.75 -2437.5 46.875 46.875], 'FaceColor',[1 1 1]);
rectangle('Position',[1640.62 -2437.5 46.875 46.875], 'FaceColor',[0 0 0]);
rectangle('Position',[1593.75 -2484.38 46.875 46.875], 'FaceColor',[1 1 1]);
rectangle('Position',[1640.62 -2484.38 46.875 46.875], 'FaceColor',[0 0 0]);
rectangle('Position',[1593.75 -2531.25 46.875 46.875], 'FaceColor',[1 1 1]);
rectangle('Position',[1640.62 -2531.25 46.875 46.875], 'FaceColor',[0 0 0]);
rectangle('Position',[1593.75 -2578.12 46.875 46.875], 'FaceColor',[1 1 1]);
rectangle('Position',[1640.62 -2578.12 46.875 46.875], 'FaceColor',[0 0 0]);
rectangle('Position',[1593.75 -2625 46.875 46.875], 'FaceColor',[1 1 1]);
rectangle('Position',[1640.62 -2625 46.875 46.875], 'FaceColor',[0 0 0]);
rectangle('Position',[1593.75 -2671.88 46.875 46.875], 'FaceColor',[1 1 1]);
rectangle('Position',[1640.62 -2671.88 46.875 46.875], 'FaceColor',[0 0 0]);
rectangle('Position',[1593.75 -2718.75 46.875 46.875], 'FaceColor',[1 1 1]);
rectangle('Position',[1640.62 -2718.75 46.875 46.875], 'FaceColor',[0 0 0]);
rectangle('Position',[1593.75 -2765.62 46.875 46.875], 'FaceColor',[1 1 1]);
rectangle('Position',[1640.62 -2765.62 46.875 46.875], 'FaceColor',[0 0 0]);
rectangle('Position',[1593.75 -2812.5 46.875 46.875], 'FaceColor',[1 1 1]);
rectangle('Position',[1640.62 -2812.5 46.875 46.875], 'FaceColor',[0 0 0]);
rectangle('Position',[1593.75 -2859.38 46.875 46.875], 'FaceColor',[1 1 1]);
rectangle('Position',[1640.62 -2859.38 46.875 46.875], 'FaceColor',[0 0 0]);
rectangle('Position',[1593.75 -2906.25 46.875 46.875], 'FaceColor',[1 1 1]);
rectangle('Position',[1640.62 -2906.25 46.875 46.875], 'FaceColor',[0 0 0]);
X=[2800,2718.75,2437.5,2437.5,2156.25,2156.25,2015.62,1921.88,1828.12,1734.38,1640.62,1546.88,1453.12,1359.38,1218.75,1031.25,843.75,562.5,468.75,468.75,281.25,200];
Y=[-200,-281.25,-562.5,-937.5,-1218.75,-1406.25,-1546.88,-1640.62,-1640.62,-1640.62,-1640.62,-1640.62,-1640.62,-1640.62,-1593.75,-1406.25,-1218.75,-937.5,-656.25,-468.75,-281.25,-200];
hold on;
plot(X,Y,'r');
legend('9117.51','Location','southoutside');
